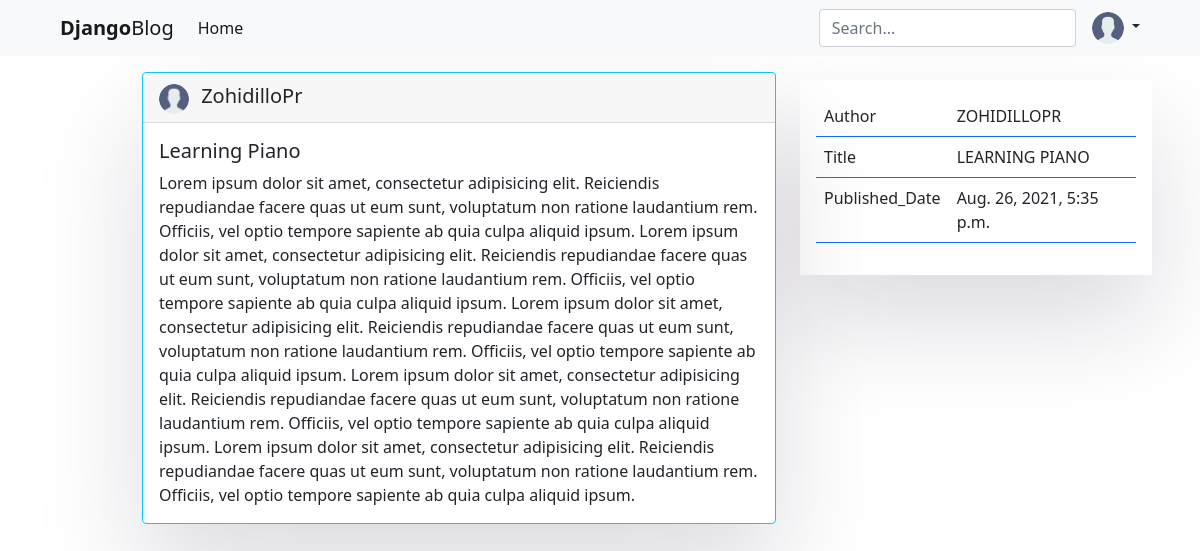
/post/3/ (signed in), run on the app's committed database.
### Blog/models.py (models this page shows, shortened)
class PostsModel(models.Model):
    author = models.ForeignKey(User, on_delete=models.CASCADE)
    title = models.CharField(max_length=200)
    body = models.TextField()
    pub_date = models.DateTimeField(auto_now_add=True)

### Blog/views.py (the view)
# urls.py: path('post/<id>/', Article_function, name='Article'),
def Article_function(request, id):
    posts = PostsModel.objects.get(id=id)
    context = {
        'posts': posts,
        'id': id,
    }
    return render(request, 'main/Article.html', context)

### Blog/templates/main/Article.html (shortened to what this page needs)
{% extends 'main/Index.html' %}
{% load static %}
{% load bootstrap5 %}
{% block content %}
  <div class="row">
    <div class="col-md-1"></div>
    <div class="col-md-7">
      <div class="box-element my-3">
        <div class="card border-info">
          <div class="card-header ">
            <img src="{% static 'img/user.png' %}" width="30" height="30" class="rounded-circle me-2" alt="Img">
            <span class="fs-5 me-5"><a href="#" class="text-dark">{{ posts.author }}</a></span>
          </div>
          <div class="card-body">
            <h5 class="card-title">{{ posts.title }}</h5>
            <p class="card-text">{{ posts.body }}</p>
          </div>
        </div>
      </div>
    </div>
    <div class="col-md-4">
      <div class="box-element p-3 mt-4">
        <table class="table border-primary">
          <tr>
            <td>Author</td>
            <td>{{ posts.author | upper }}</td>
          </tr>
          <tr>
            <td>Title</td>
            <td>{{ posts.title | upper }}</td>
          </tr>
          <tr>
            <td>Published_Date</td>
            <td>{{ posts.pub_date }}</td>
          </tr>
        </table>
      </div>
    </div>
  </div>
{% endblock content %}

### Blog/static/css/style.css (style rules this page uses)
.box-element { box-shadow: rgba(17, 12, 46, 0.15) 0px 48px 100px 0px; }
a { text-decoration: none; }

### data on the page
PostsModel: author "ZohidilloPr", title "Learning Piano", body "Lorem ipsum dolor sit amet, consectetur adipisicing elit. Reiciendis repudiandae facere quas ut eum sunt, voluptatum non ratione laudantium rem. Officiis, vel optio tempore sapiente ab quia culpa aliquid ipsum. Lorem ipsum dolor sit amet, consectetur adipisicing elit. Reiciendis repudiandae facere quas ut eum sunt, voluptatum non ratione laudantium rem. Officiis, vel optio tempore sapiente ab quia culpa aliquid ipsum. Lorem ipsum dolor sit amet, consectetur adipisicing elit. Reiciendis repudiandae facere quas ut eum sunt, voluptatum non ratione laudantium rem. Officiis, vel optio tempore sapiente ab quia culpa aliquid ipsum. Lorem ipsum dolor sit amet, consectetur adipisicing elit.…", author "ZOHIDILLOPR", title "LEARNING PIANO", pub_date "Aug. 26, 2021, 5:35 p.m."
